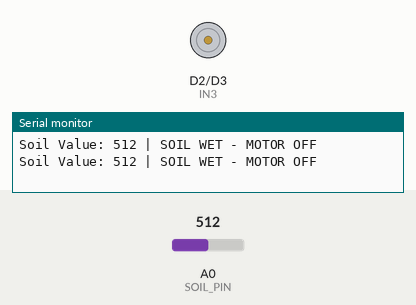
Bench run of a sketch on a simulated ESP8266 (NodeMCU). On the bench: motor-driver pin pairs drawn as motors (green arrow = first pin HIGH = forward, orange = second pin HIGH = backward, longer = more drive, scaled by the enable pin), the last lines printed to the serial monitor. Inputs (shaded band) come from the test bench; at power-on: A0 (SOIL_PIN) = 512.

Above: at 1.8 s.
1.9 s: A0 (SOIL_PIN) set to 535
3.4 s: A0 (SOIL_PIN) set to 559
At 4.6 s:
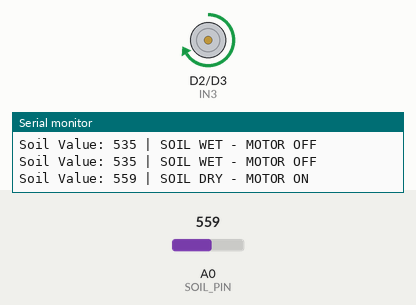
Timing chart, 0 to 6.4 s (numbered marks = the images above; inputs shaded):
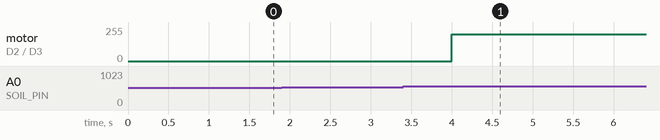

Measured:
- the behaviour switches between 550 and 551 on A0 (SOIL_PIN) (found by bisection; images 0 and 1)
- after the input at 3.4 s, motor on D2 (IN3) / D3 (IN4): stopped → forward 200/255 after 0.60 s

The sketch:

code.ino
```cpp
#define SOIL_PIN A0

#define ENB D1   // PWM speed control
#define IN3 D2   // Direction control 1
#define IN4 D3   // Direction control 2

#define MOISTURE_THRESHOLD 550
#define MOTOR_SPEED 200   // 0-255

void setup() {
  Serial.begin(115200);

  pinMode(ENB, OUTPUT);
  pinMode(IN3, OUTPUT);
  pinMode(IN4, OUTPUT);

  digitalWrite(IN3, LOW);
  digitalWrite(IN4, LOW);
  analogWrite(ENB, 0);
}

void loop() {

  int soilValue = analogRead(SOIL_PIN);

  Serial.print("Soil Value: ");
  Serial.print(soilValue);

  if (soilValue > MOISTURE_THRESHOLD) {
    // Soil dry -> Motor ON
    digitalWrite(IN3, HIGH);
    digitalWrite(IN4, LOW);
    analogWrite(ENB, MOTOR_SPEED);

    Serial.println(" | SOIL DRY - MOTOR ON");
  }
  else {
    // Soil wet -> Motor OFF
    digitalWrite(IN3, LOW);
    digitalWrite(IN4, LOW);
    analogWrite(ENB, 0);

    Serial.println(" | SOIL WET - MOTOR OFF");
  }

  delay(1000);
}
```
